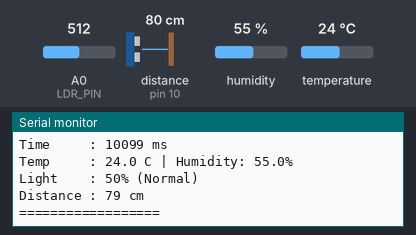
A sketch run on a simulated Arduino Uno, built with avr-gcc and run on an emulated ATmega328P. Shown: the last lines printed to the serial monitor. The inputs (shaded band) are chosen by the test bench; at power-on: A0 (LDR_PIN) = 512, distance to the obstacle (sensor on pin 10) 80 cm, humidity 55 %, temperature 24 °C. The echo pulse lasts 58.3 µs per cm.

Above: at 10.8 s.
10.9 s: A0 (LDR_PIN) set to 306
At 16.7 s:
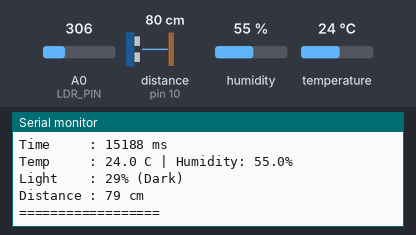
21.8 s: A0 (LDR_PIN) set to 992
At 26.0 s:
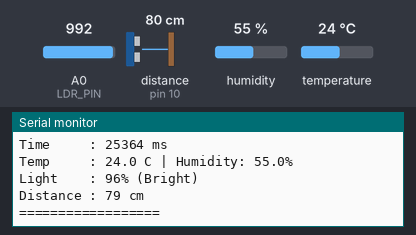
32.0 s: distance to the obstacle (sensor on pin 10) set to 2 cm
At 36.4 s:
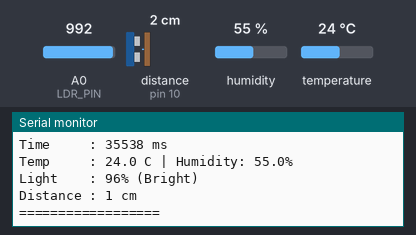
39.6 s: humidity set to 22 %
47.2 s: temperature set to 12 °C
54.8 s: distance to the obstacle (sensor on pin 10) set to 4 cm
At 56.8 s:
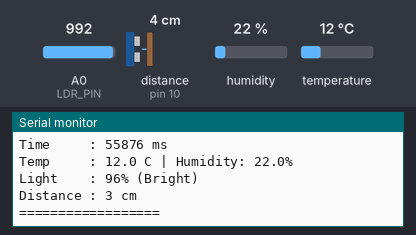
Timing chart, 0 to 58.3 s (numbered marks = the images above; inputs shaded):
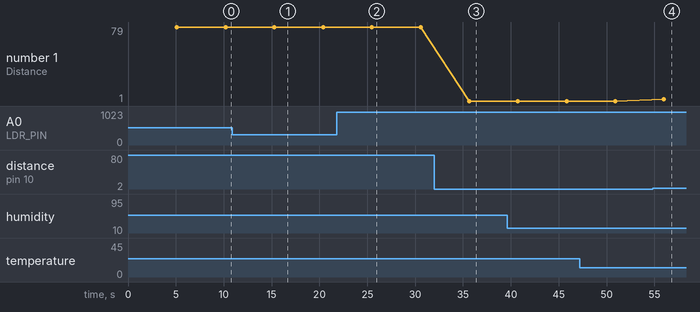

The sketch:

multi_logger.ino
```cpp
#include "DHT.h"
#define DHTPIN 2
#define DHTTYPE DHT22 // Changed to DHT22

const int TRIG_PIN = 9;
const int ECHO_PIN = 10;
const int LDR_PIN = A0;

DHT dht(DHTPIN, DHTTYPE);

void setup() {
  Serial.begin(9600);
  dht.begin();
  pinMode(TRIG_PIN, OUTPUT);
  pinMode(ECHO_PIN, INPUT);
}

void loop() {
  delay(5000); // Log every 5 seconds

  float h = dht.readHumidity();
  float t = dht.readTemperature();

  if (isnan(h) || isnan(t)) return;

  // LDR Conversion to percentage
  int ldrRaw = analogRead(LDR_PIN);
  int lightPct = map(ldrRaw, 0, 1023, 0, 100);
  String lightDesc = (lightPct > 70) ? "Bright" : (lightPct > 30) ? "Normal" : "Dark";

  // HC-SR04 Distance calculation
  digitalWrite(TRIG_PIN, LOW); delayMicroseconds(2);
  digitalWrite(TRIG_PIN, HIGH); delayMicroseconds(10);
  digitalWrite(TRIG_PIN, LOW);
  long duration = pulseIn(ECHO_PIN, HIGH);
  int distance = (duration * 0.034) / 2;

  // Structured Logging Format
  Serial.println("=== SENSOR LOG ===");
  Serial.print("Time     : "); Serial.print(millis()); Serial.println(" ms");
  Serial.print("Temp     : "); Serial.print(t, 1); Serial.print(" C | Humidity: "); Serial.print(h, 1); Serial.println("%");
  Serial.print("Light    : "); Serial.print(lightPct); Serial.print("% ("); Serial.print(lightDesc); Serial.println(")");
  Serial.print("Distance : "); Serial.print(distance); Serial.println(" cm");
  Serial.println("==================");
}
```

Measured:
- after the input at 10.9 s, the serial monitor: prints a new line after 4.4 s (image 1)
- after the input at 21.8 s, the serial monitor: prints a new line after 3.6 s (image 2)
- after the input at 32.0 s, the serial monitor: prints a new line after 3.6 s (image 3)
- after the input at 54.8 s, the serial monitor: prints a new line after 1.1 s (image 4)
- plotted number 1: 79 → 1 after the input at 32.0 s, 1 → 3 after the input at 54.8 s
